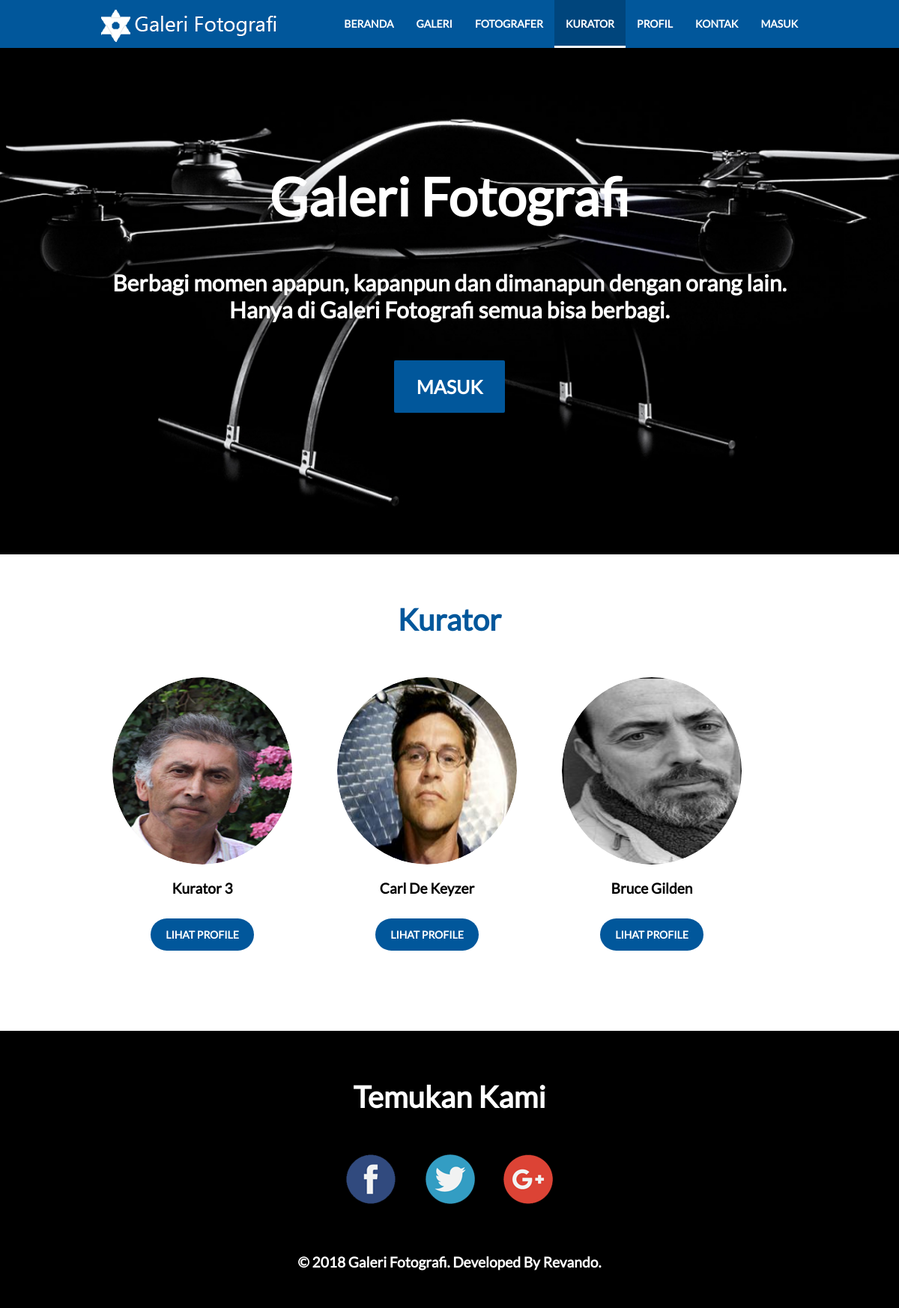
/index.php?p=kurator, run on the app's committed database.
### tables this page shows
CREATE TABLE `kurator` (
  `id` int(10) NOT NULL,
  `nama` varchar(255) NOT NULL,
  `foto` varchar(255) NOT NULL,
  `biodata` text NOT NULL,
  `user_id` int(10) NOT NULL
);

### koneksi.php (called while the page is built, shortened)
<?php
$url = $_SERVER['HTTP_HOST'].$_SERVER['REQUEST_URI'];
function get($val)
{
  return isset($_GET[$val])?htmlspecialchars($_GET[$val]):null;
}
function getUrl($val)
{
  global $url;
  return stristr($url,$val);
}
?>

### tampilan/guest/kurator.php (the view)
<?php
$kurator = $koneksi->prepare('select *from kurator order by id desc');
$kurator->execute();
$data_kurator = $kurator->fetchAll();
?>
<section class="white">
  <div class="guest-container">
  <div class="row center">
    <div class="col s12">
      <h2 class="blue-text">Kurator</h2>
    </div>
  </div>
    <div class="row">
      <?php
      foreach($data_kurator as $data_kurator_key => $data_kurator_value){
      ?>
      <div class="col s-card" style="padding:0 30px">
        <div class="author">
          <div class="author-img">
            <a href="index.php?p=kurator&m=detail&id=<?php echo $data_kurator_value['id']; ?>">
              <img src="assets/img/users/<?php echo $data_kurator_value['foto']; ?>" alt="" class="circle">
            </a>
          </div>
          <div class="author-name">
            <a href="index.php?p=kurator&m=detail&id=<?php echo $data_kurator_value['id']; ?>"><?php echo $data_kurator_value['nama']; ?></a>
          </div>
          <div class="author-action center">
            <a href="index.php?p=kurator&m=detail&id=<?php echo $data_kurator_value['id']; ?>" class="btn round">Lihat Profile</a>
          </div>
        </div>
      </div>
      <?php
      }
      ?>
    </div>
  </div>
</section>

### index.php (shortened to what this page needs)
<?php
include 'koneksi.php';
?>
<!DOCTYPE html>
<html>
  <head>
    <link rel="stylesheet" href="assets/css/main.css?time=<?php echo time(); ?>">
    <link rel="stylesheet" href="assets/css/nivo-slider.css?time=<?php echo time(); ?>">
    <link rel="stylesheet" href="assets/themes/dark/dark.css?time=<?php echo time(); ?>">
  </head>
  <body>
    <?php
    include 'nav.php';
    ?>
    <header>
      <div class="guest-container">
        <div class="row">
          <div class="col s12">
            <h1 class="center">Galeri Fotografi</h1>
          </div>
        </div>
        <div class="row">
          <div class="col s12">
            <h2 class="center">Berbagi momen apapun, kapanpun dan dimanapun dengan orang lain. Hanya di Galeri Fotografi semua bisa berbagi.</h2>
          </div>
        </div>
        <div class="row center">
          <div class="col s12">
            <a href="login.php" class="btn">Masuk</a>
          </div>
        </div>
      </div>
    </header>
    <?php
    if (!is_null(get('p'))) {
      switch (get('p')) {
        case 'kurator':
          switch (get('m')) {
            default:
              include 'tampilan/guest/kurator.php';
              break;
          }
          break;
      }
    }
    else {
      include 'tampilan/guest/beranda.php';
    }
    ?>
    <?php
    include 'footer.php';
    ?>
  </body>
</html>

### nav.php (shortened to what this page needs)
<nav>
  <div class="guest-container">
  <div class="left">
    <a href="index.php" class="brand-logo"><img src="assets/img/apps/logo.png" alt="" style="margin-top:10px"></a>
  </div>
  <div class="right">
    <ul>
      <li><a href="index.php?p=beranda" class="<?php if(getUrl('index.php?p=beranda')==true){echo "active"; } ?>">Beranda</a></li>
      <li><a href="index.php?p=galeri" class="<?php if(getUrl('index.php?p=galeri')==true){echo "active"; } ?>">Galeri</a></li>
      <li><a href="index.php?p=fotografer" class="<?php if(getUrl('index.php?p=fotografer')==true){echo "active"; } ?>">Fotografer</a></li>
      <li><a href="index.php?p=kurator" class="<?php if(getUrl('index.php?p=kurator')==true){echo "active"; } ?>">Kurator</a></li>
      <li><a href="index.php?p=profil" class="<?php if(getUrl('index.php?p=profil')==true){echo "active"; } ?>">Profil</a></li>
      <li><a href="index.php?p=kontak" class="<?php if(getUrl('index.php?p=kontak')==true){echo "active"; } ?>">Kontak</a></li>
      <li><a href="login.php" class="<?php if(getUrl('login.php')==true){echo "active"; } ?>">Masuk</a></li>
    </ul>
  </div>
  </div>
</nav>

### footer.php
<footer class="black">
  <div class="guest-container">
    <div class="row center">
      <div class="col s12">
        <h2 class="white-text">Temukan Kami</h2>
      </div>
    </div>
    <div class="row center" style="margin-bottom:30px">
      <div class="col s12">
        <img src="assets/img/apps/sosmed.png" class="responsive-img">
      </div>
    </div>
    <div class="row center">
      <div class="col s12">
        <div class="footer-revando">
          &copy; <?php echo date('Y') ?> Galeri Fotografi. Developed By Revando.
        </div>
      </div>
    </div>
  </div>
</footer>

### assets/css/main.css (style rules this page uses)
.white-text { color: #fff; }
.blue-text { color: #01579b; }
.black { background-color: #000; }
header { overflow: hidden; background: url('../img/apps/tes.jpg')no-repeat center; background-size: cover; width: 100%; height: 740px; }
header h1 { margin-bottom: 10px; margin-top: 220px; color: #fff; font-size: 70px; font-weight: 600; }
header h2 { margin-bottom: 50px; color: #fff; font-size: 30px; font-weight: 600; }
header .btn { padding: 20px 30px; font-size: 25px; }
section,footer { padding: 30px 0; }
section h2,footer h2 { font-size: 40px!important; font-weight: 600; }
.footer-revando { color: #fff; font-weight: 600; font-size: 1.2rem; }
.center { text-align: center; }
.guest-container { width: 960px; max-width: 90%; margin: auto; }
.circle { border-radius: 100%; }
ul { list-style-type: none; padding: 0; margin: 0; }
a { text-decoration: none; outline: none; }
nav { z-index: 9999; background-color: #01579b; display: block; width: 100%; height: 64px; line-height: 64px; position: fixed; overflow: hidden; }
nav ul li { float: left; margin: 0; padding: 0; }
nav ul a { font-weight: 600; display: block; padding: 0 15px; font-size: 14px; text-transform: uppercase; color: #fff; backface-visibility: hidden; transform: translateZ(0); transition: background-color .2s ease-out; }
nav ul a:before { transition: left .2s ease-out, right .2s ease-out; position: absolute; content: ""; height: 3px; background-color: #fff; left: 50%; right: 50%; bottom: 0; }
nav ul .active { background-color: rgba(0,0,0,.2); }
nav ul .active:before { left: 0; right: 0; }
.left { float: left; }
.right { float: right; }
.brand-logo { font-weight: 600; color:#fff; font-size: 1.2rem; }
body { overflow-x: hidden; margin: 0; padding: 0; font-family: Lato; font-size: 1rem; }
.row { margin-left: auto; margin-right: auto; margin-bottom: 20px; }
.row:after { clear: both; content: ""; display: table; }
.row .col { float: left; min-height: 1px; box-sizing: border-box; padding: 0 .75rem; }
.row .col.s12 { width: 100%; left: auto; right: auto; margin-left: auto; }
.row .col.s-card { width:300px; left: auto; right: auto; margin-left: auto; }
.author { margin-bottom: 30px; display: block; overflow: hidden; width: 100%; }
.author-img { margin: auto; display: block; overflow: hidden; width: 100%; height: 250px; border-radius: 100%; backface-visibility: hidden; transform: translateZ(0); }
.author-img img { transition: transform .8s ease-out; width: 100%; height: 250px; border-radius: 100%; backface-visibility: hidden; transform: translateZ(0); }
.author-name { display: block; overflow: hidden; padding: 20px 0 0; text-align: center; }
.author-name a { transition: color .2s ease-out; font-weight: 600; font-size: 1.2rem; color: #000; }
.author-action { text-align: center; padding: 40px 0; }
.btn { cursor: pointer; border-radius: 2px; transition: background-color .2s ease-out; background-color: #01579b; outline: none; border: none; font-family: Lato; text-transform: uppercase; font-size: 14px; padding: 10px 15px; color: #fff; font-weight: 600; }
.btn.round { padding: 13px 20px; border-radius: 40px; }
.responsive-img { max-width: 100%; height: auto; }

### data on the page
kurator: foto (picture), nama "Kurator 3"
kurator: foto (picture), nama "Carl De Keyzer"
kurator: foto (picture), nama "Bruce Gilden"
